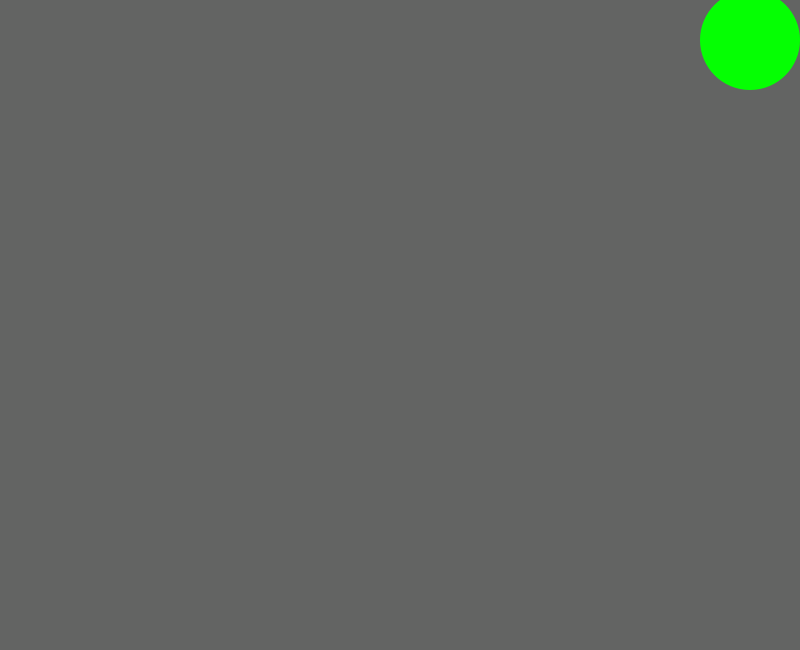
Frame 1 (no input)
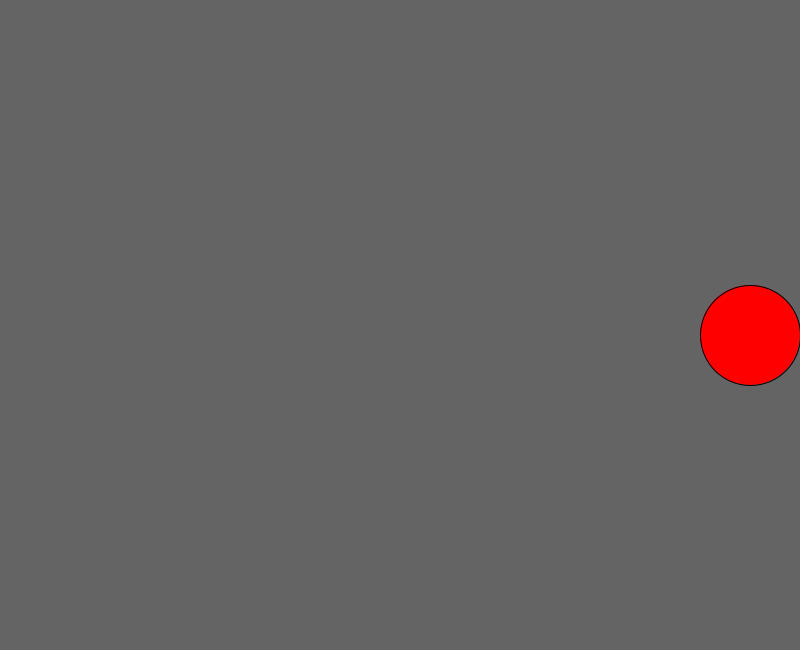
Frame 60 (the mouse pressed at the canvas centre just before this capture)
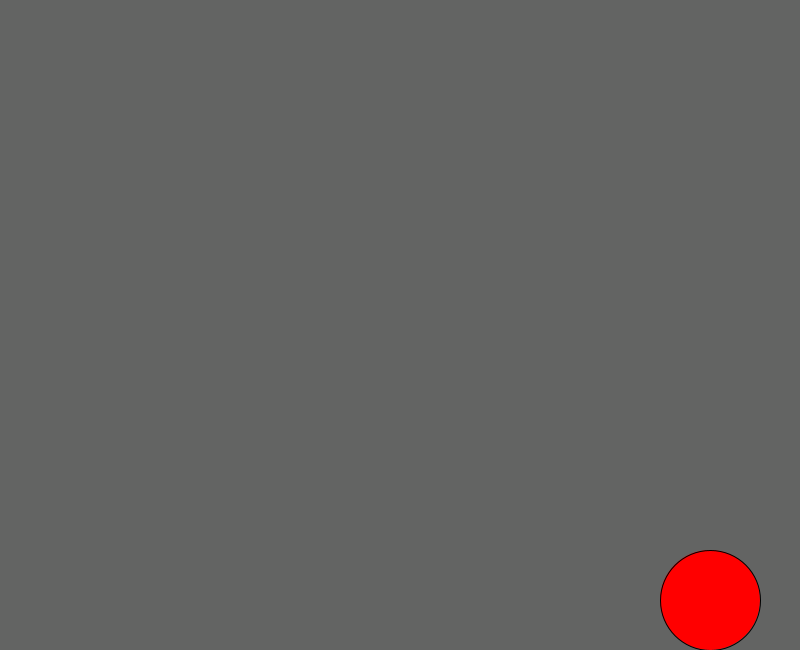
Frame 120 (the mouse held since frame 60 and released just before this capture)

The Processing sketch that drew these frames (run headless with seeded random() and noise(); from frame 60 on, the mouse is pressed at the canvas centre):

// Processing sketch: Test
// ── Test.pde
/*
  David Valencia
 Gaming I
 Test Sketch (Shape transitions)
 */


boolean _stroke = false;
int shapecolor = #05FF03;
float xmove;
float ymove;
char position = '1';

void setup()
{
  size(800, 650);  
  xmove = width-50;
  ymove = 40;
}




void draw()
{
  background(#636463);

  //Circle

  fill(shapecolor);
  if (_stroke == false)
  {
    noStroke();
  } else {
    stroke(0.5);
  }
  ellipse(xmove, ymove, 100, 100);

  //MOVEMENT

  if (xmove >= width-50 && ymove >= 40)
  {
    position = '1';
  }
  if (position == '1')
  {
    ymove = ymove+5;
  }
  if (xmove >= width-50 && ymove >= height-50)
  {
    position = '2';
  }
  if (position == '2')
  {
    xmove = xmove-5;
  }
  if (xmove <= 40 && ymove >= height-50)
  {
    xmove = width-50;
    ymove = 40;
  }

  //COLORS

  if (mouseY<=height/2)
  {
    shapecolor = #FF0000;
  } else { 
    shapecolor = #05FF03;
  }

  if (mouseY<=height/2)
  {
    _stroke = true;
  } else { 
    _stroke = false;
  }
}
